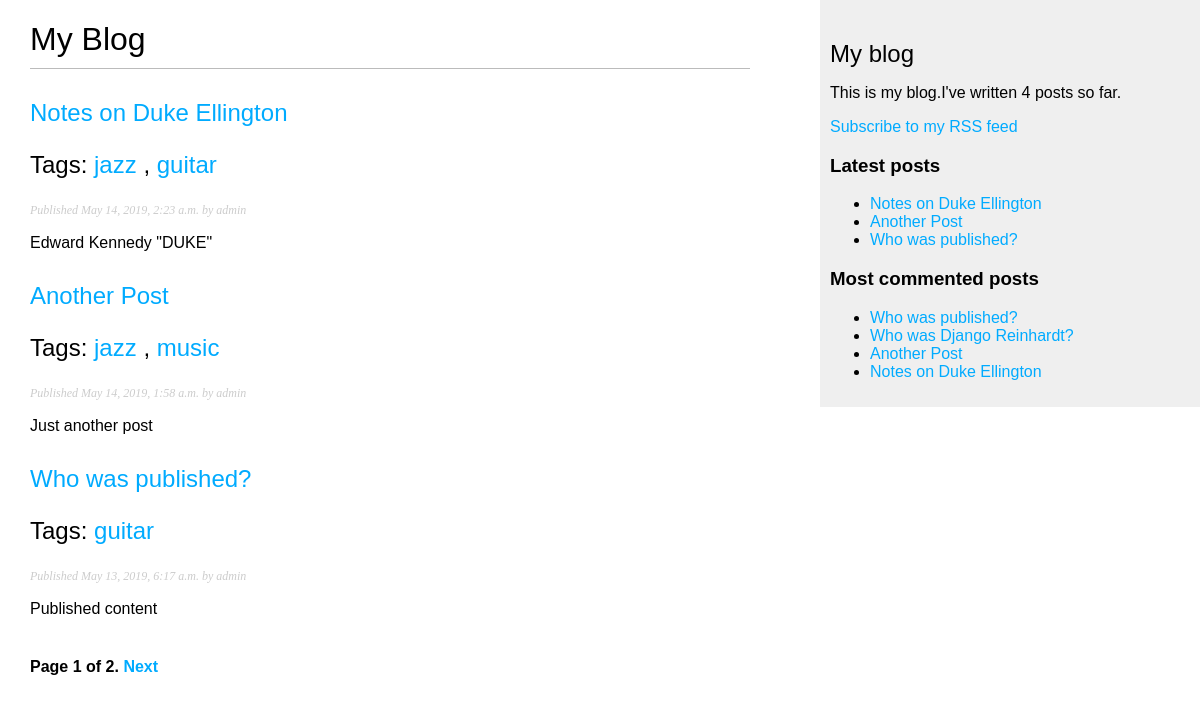
/blog/, run on an earlier commit of the app's database.
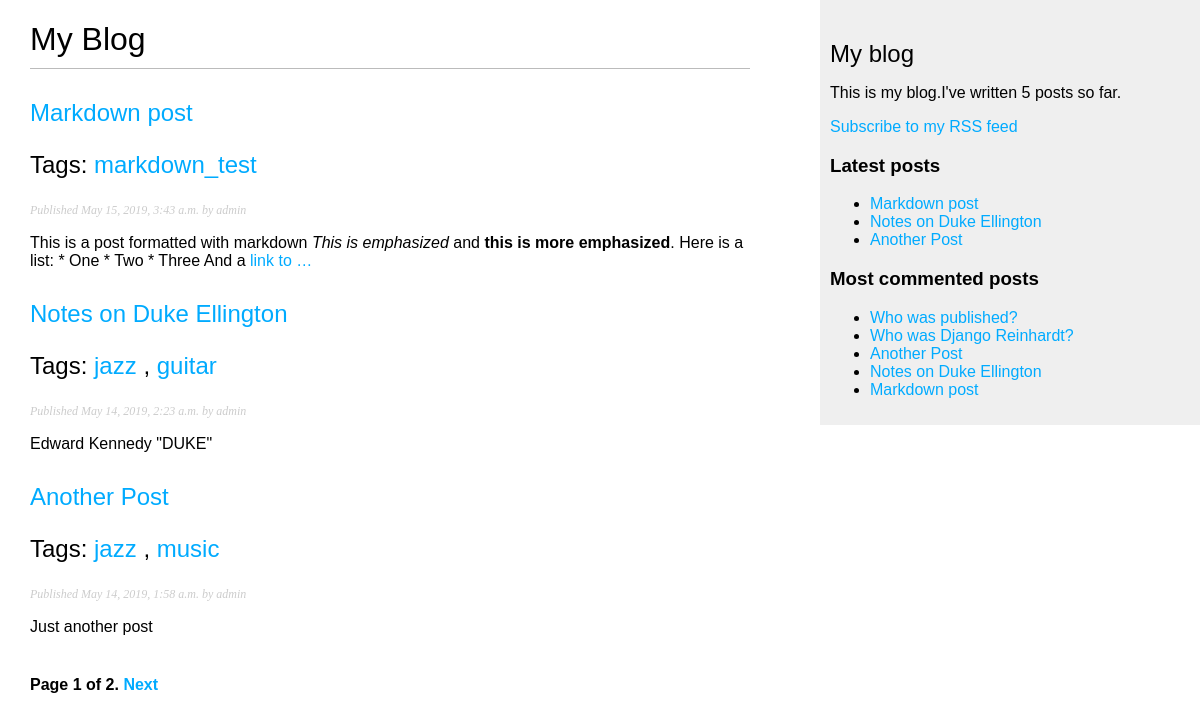
And on a later commit of the database.
### blog/models.py (models this page shows, shortened)
class Post(models.Model):
    objects = models.Manager()                      # 这里是默认的管理类名字
    published = PublishedManager()                  # 这里指定是调用时的名字，如Post.published.all()中的名字
    STATUS_CHOICES = (
        ('draft', 'Draft'),
        ('published', 'Published'),
    )
    title = models.CharField(max_length=250)
    slug = models.SlugField(max_length=250, unique_for_date='publish')
    author = models.ForeignKey(User, on_delete=models.CASCADE, related_name='blog_posts')
    body = models.TextField()
    publish = models.DateTimeField(default=timezone.now)
    created = models.DateTimeField(auto_now_add=True)
    updated = models.DateTimeField(auto_now=True)
    status = models.CharField(max_length=10, choices=STATUS_CHOICES, default='dratf')
    tags = TaggableManager()
    class Meta:
        ordering = ('-publish',)
    def get_absolute_url(self):
        return reverse('blog:post_detail', args=[self.publish.year,
                                                 self.publish.month,
                                                 self.publish.day,
                                                 self.slug])

### blog/views.py (the view)
# urls.py: path('', views.post_list, name='post_list'),
def post_list(request, tag_slug=None):
    object_list = Post.published.all()
    tag = None
    if tag_slug:
        tag = get_object_or_404(Tag, slug=tag_slug)
        object_list = object_list.filter(tags__in=[tag])
    paginator = Paginator(object_list, 3)   # 3 posts in each page
    page = request.GET.get('page')
    try:
        posts = paginator.page(page)
    except PageNotAnInteger:
        posts = paginator.page(1)
    except EmptyPage:
        posts = paginator.page(paginator.num_pages)
    return render(request, 'blog/post/list.html', {'page': page, 'posts': posts, 'tag': tag})

### blog/models.py (called while the page is built)
    def get_queryset(self):
        return super(PublishedManager, self).get_queryset().filter(status='published')

### blog/templatetags/blog_tags.py (called while the page is built)
@register.simple_tag
def total_posts():
    return Post.published.count()

@register.inclusion_tag('blog/post/latest_posts.html')
def show_latest_posts(count=5):
    latest_posts = Post.published.order_by('-publish')[:count]
    return {'latest_posts': latest_posts}

@register.simple_tag
def get_most_commented_posts(count=5):
    return Post.published.annotate(total_comments=Count('comments')).order_by('-total_comments')[:count]

@register.filter(name='markdown')
def markdown_format(text):
    return mark_safe(markdown.markdown(text))

### blog/templates/blog/post/list.html (shortened to what this page needs)
{% extends "blog/base.html" %}
{% load blog_tags %}
{% block content %}
    <h1>My Blog</h1>
    {% for post in posts %}
        <h2>
            <a href="{{ post.get_absolute_url }}">
                {{  post.title }}
            </a>
            <p class="tags">
                Tags:
                {% for tag in post.tags.all %}
                    <a href='{% url "blog:post_list_by_tag" tag.slug %}'>{{ tag.name }}</a>
                    {% if not forloop.last %}, {% endif %}
                {% endfor %}
            </p>
        </h2>
        <p class="date">
            Published {{ post.publish }} by {{ post.author }}
        </p>
        {{  post.body | markdown | truncatewords_html:30  }}
    {% endfor %}
    {% include "pagination.html" with page=posts %}
{% endblock %}

### blog/templates/blog/base.html (shortened to what this page needs)
{% load blog_tags %}
{% load static %}
<!DOCTYPE html>
<html>
<head>
    <link href="{% static "css/blog.css" %}" rel="stylesheet">
</head>
<body>
    <div id="content">
        {% block content %}
        {% endblock %}
    </div>
    <div id="sidebar">
        <h2>My blog</h2>
        <p>This is my blog.I've written {% total_posts %} posts so far.</p>
        <p><a href="{% url 'blog:post_feed' %}">Subscribe to my RSS feed</a></p>
        <h3>Latest posts</h3>
        {% show_latest_posts 3 %}
        <h3>Most commented posts</h3>
        {% get_most_commented_posts as most_commented_posts %}
        <ul>
            {% for post in most_commented_posts %}
                <li>
                 <a href="{{ post.get_absolute_url }}">{{ post.title }}</a>
                </li>
            {% endfor %}
        </ul>
    </div>
</body>
</html>

### blog/templates/pagination.html (shortened to what this page needs)
<div class="pagination">
    <span class="step-links">
        <span class="current">
            Page {{ page.number }} of {{ page.paginator.num_pages }}.
        </span>
        {% if page.has_next %}
            <a href="?page={{ page.next_page_number }}">Next</a>
        {% endif %}
    </span>
</div>

### blog/templates/blog/post/latest_posts.html
<ul>
    {% for post in latest_posts %}
        <li>
            <a href="{{ post.get_absolute_url }}">{{ post.title }}</a>
        </li>
    {% endfor %}
</ul>

### blog/static/css/blog.css (style rules this page uses)
body { margin:0; padding:0; font-family:helvetica, sans-serif; }
a { color:#00abff; text-decoration:none; }
h1 { font-weight:normal; border-bottom:1px solid #bbb; padding:0 0 10px 0; }
h2 { font-weight:normal; margin:30px 0 0; }
#content { float:left; width:60%; padding:0 0 0 30px; }
#sidebar { float:right; width:30%; padding:10px; background:#efefef; height:100%; }
p.date { color:#ccc; font-family: georgia, serif; font-size: 12px; font-style: italic; }
.pagination { margin:40px 0; font-weight:bold; }

What changed in the data, as far as the page shows it:
no longer on one of the page's lists (row unchanged): Post: title "Who was published?", publish "May 13, 2019, 6:17 a.m.", author "admin", body "Published content"
added Post: title "Markdown post", publish "May 15, 2019, 3:43 a.m.", author "admin", body "This is a post formatted with markdown This is emphasized and this is more emphasized . Here is a list: * One * Two * Three And a link to …"
added Tag: name "markdown_test", shown under "Markdown post"
computed for Post "Who was published?": loses Tag (name "guitar")
Also different on the page:
text no longer shown: "4"
text now shown: "5"
